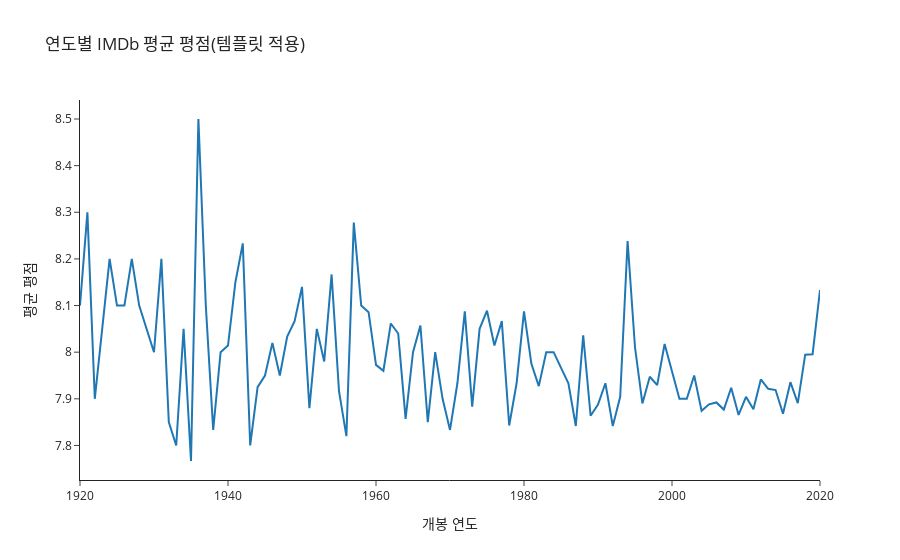

Notebook cell for this chart:
### Code cell
fig = px.line(
    average_rating_per_year,
    x='Released_Year',
    y='IMDB_Rating',
    title='연도별 IMDb 평균 평점(템플릿 적용)',
    template='simple_white',
    labels={'Released_Year': '개봉 연도', 'IMDB_Rating': '평균 평점'}
)
fig.show()

### Figure 1 — Plotly figure (JSON) as saved in the notebook; plotly's stock layout.template omitted (floating-point values rounded to 4 significant figures)
{"data": [{"hovertemplate": "개봉 연도=%{x}<br>평균 평점=%{y}<extra></extra>", "legendgroup": "", "line": {"color": "#1F77B4", "dash": "solid"}, "marker": {"symbol": "circle"}, "mode": "lines", "name": "", "orientation": "v", "showlegend": false, "type": "scatter", "x": [1920, 1921, 1922, 1924, 1925, 1926, 1927, 1928, 1930, 1931, 1932, 1933, 1934, 1935, 1936, 1937, 1938, 1939, 1940, 1941, 1942, 1943, 1944, 1945, 1946, 1947, 1948, 1949, 1950, 1951, 1952, 1953, 1954, 1955, 1956, 1957, 1958, 1959, 1960, 1961, 1962, 1963, 1964, 1965, 1966, 1967, 1968, 1969, 1970, 1971, 1972, 1973, 1974, 1975, 1976, 1977, 1978, 1979, 1980, 1981, 1982, 1983, 1984, 1985, 1986, 1987, 1988, 1989, 1990, 1991, 1992, 1993, 1994, 1995, 1996, 1997, 1998, 1999, 2000, 2001, 2002, 2003, 2004, 2005, 2006, 2007, 2008, 2009, 2010, 2011, 2012, 2013, 2014, 2015, 2016, 2017, 2018, 2019, 2020], "xaxis": "x", "y": [8.1, 8.3, 7.9, 8.2, 8.1, 8.1, 8.2, 8.1, 8.0, 8.2, 7.85, 7.8, 8.05, 7.767, 8.5, 8.1, 7.833, 8.0, 8.014, 8.15, 8.233, 7.8, 7.925, 7.95, 8.02, 7.95, 8.033, 8.067, 8.14, 7.88, 8.05, 7.98, 8.167, 7.917, 7.82, 8.278, 8.1, 8.086, 7.973, 7.96, 8.062, 8.04, 7.857, 8.0, 8.057, 7.85, 8.0, 7.9, 7.833, 7.933, 8.088, 7.883, 8.05, 8.089, 8.014, 8.067, 7.843, 7.933, 8.088, 7.975, 7.927, 8.0, 8.0, 7.967, 7.933, 7.842, 8.036, 7.864, 7.888, 7.933, 7.842, 7.904, 8.238, 8.011, 7.89, 7.947, 7.929, 8.018, 7.958, 7.9, 7.9, 7.95, 7.874, 7.888, 7.892, 7.877, 7.924, 7.866, 7.904, 7.878, 7.942, 7.921, 7.919, 7.868, 7.936, 7.891, 7.995, 7.996, 8.133], "yaxis": "y"}], "layout": {"legend": {"tracegroupgap": 0}, "title": {"text": "연도별 IMDb 평균 평점(템플릿 적용)"}, "xaxis": {"anchor": "y", "domain": [0, 1], "title": {"text": "개봉 연도"}}, "yaxis": {"anchor": "x", "domain": [0, 1], "title": {"text": "평균 평점"}}}}
